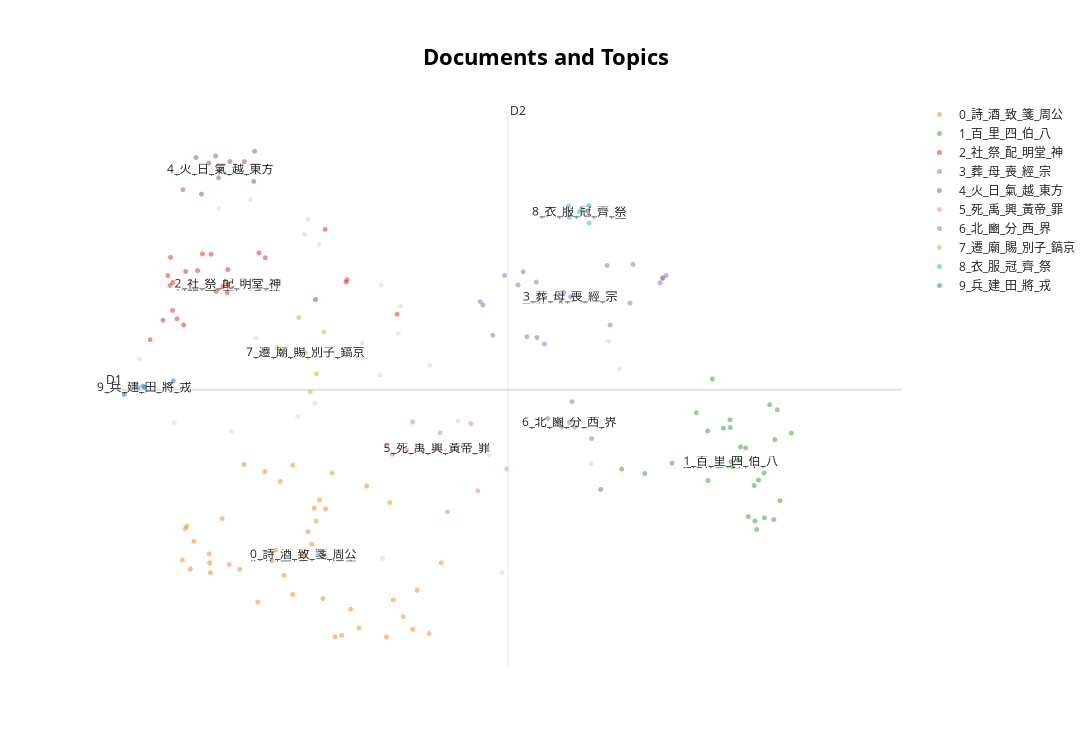

The notebook cell this image was saved under:
### Code cell
# 把模型放到cpu或gpu
model.to('cuda')  # 将模型加载到GPU
# 将模型设置为评估模式，https://blog.csdn.net/weixin_45275599/article/details/131524189
model.eval()

# 1. 词向量模型，同时加载本地训练好的词向量
embedding_model = pipeline(
  "feature-extraction",
  #model="JIHUAI/bert-ancient-chinese",device=0
  model="SIKU-BERT/sikubert",device=0
)

# 2. 创建UMAP降维模型
umap_model = UMAP(
  n_neighbors= 15,
  n_components=5,
  min_dist=0.0,
  metric='cosine',
  random_state=64
)
reduced_embeddings = umap_model.fit_transform(embeddings)


# 3. 创建HDBSCAN聚类模型
# 如果要建设离群值，可以减小下面两个参数min_cluster_size min_samples
# https://hdbscan.readthedocs.io/en/latest/faq.html
hdbscan_model = HDBSCAN(
  min_cluster_size=4,
  min_samples=4,
  metric='euclidean'
)


# 4. 创建CountVectorizer模型
stpwrd=open("data/stopwords.txt","r",encoding='utf-8').read()
stop_words= stpwrd.split("\n")
vectorizer_model =  TfidfVectorizer(token_pattern=r"(?u)\b\w+\b",max_df=0.95, min_df=2,stop_words=stop_words)

from bertopic.vectorizers import ClassTfidfTransformer
ctfidf_model = ClassTfidfTransformer(reduce_frequent_words=True)


# 5. 选择主题表示
from bertopic.representation import MaximalMarginalRelevance

main_representation = MaximalMarginalRelevance(diversity=.5, top_n_words=30)
representation_model = {"Main": main_representation}

topic_model = BERTopic(
  embedding_model=embedding_model,
  vectorizer_model=vectorizer_model,
  ctfidf_model=ctfidf_model,
  umap_model=umap_model,
  hdbscan_model=hdbscan_model,
  representation_model=representation_model,
  min_topic_size=4, 
  verbose=True,
)

# 训练模型
topic_model.fit_transform(sentences, embeddings=embeddings)

# 获取聚类结果
topic_info = topic_model.get_topic_info()

#保存聚类结果
topic_docs = topic_model.get_document_info(sentences)
topic_docs.to_csv('data/聚类结果n=10.csv')

# ⭐ UMAP可视化
reduced_embeddings = UMAP(n_neighbors=15, n_components=2, min_dist=0.0, metric='cosine',random_state=64).fit_transform(embeddings)
topic_model.visualize_documents(sentences,  reduced_embeddings=reduced_embeddings)

### Figure 1 — Plotly figure (JSON) as saved in the notebook; plotly's stock layout.template omitted (floating-point values rounded to 4 significant figures)
{"data": [{"hoverinfo": "text", "hovertext": ["鄭 三皇 至 道 ， 故 舉 南北 正 夏冬 ， 而 春秋 自 正 五帝 中道 。 故 又 命 羲和 於 春 秋 夏 祥 人事 ， 乃 合 而 一 之 。", "鄭 堂 當 為 室 也 。", "臘人 掌 凡 幹肉 ， 而 有 膴胖 何 ？ 鄭 雖 鮮 ， 亦 屬 臘人 。", "《 大司馬 》 ‘ 師 有 功 ， 則 愷 樂 獻 於 社 ’ 。 《 春官 大司樂 》 ‘ 王師 大 獻 ， 則 令 奏 愷 樂 。 ’ 注 ‘ 大 獻 ， 獻 捷 於 祖 ’ 。 不 達 異 意 。 《 司馬 》 師 大 獻 則 獻 社 。 以 軍 之 功 ， 故 獻 於 社 。 大司樂 ， 宗伯 之 屬 。 宗伯 主 於 宗廟 之 禮 ， 故 獻 於 祖 也 。", "此 箋 ‘ 帝 ， 上帝 ’ 。 又 ‘ 當 堯 之 時 ， 姜嫄 為 高辛氏 世妃 ’ ， 意 以為 非 帝嚳 之 妃 。 《 史記 》 嚳 以 姜嫄 為 妃 ， 是 生 后稷 ， 明文 皎然 。 又 毛 亦 ‘ 高辛氏 帝’ 。 苟 信 先籍 ， 未 覺 其 遍隱 ， 是以 敢 易 毛 之 義 。 即 姜嫄 誠 帝嚳 之 妃 ， 履 大人 之 跡 而 歆歆 然 ， 是 非 真 意 矣 ， 乃 有 神氣 ， 故 意 歆歆 然 。 天下 之 事 ， 以 前 驗 後 ， 其 不 合 者 ， 何 可 悉 信 ？ 是故 悉 信 亦 非 ， 不 信 亦 非 。 稷 稚 於 堯 ， 堯 見 為 天子 ， 髙辛 與 堯 並 在 天子 位 乎 ？", "《 司弓矢 》 注 凡 矢 之 制 ， 矰矢 之 屬 七 分 ， 三 在 前 ， 四 在 後 。 按 《 矢人 職 》 田矢 五 分 ， 二 在 前 ， 三 在 後 。 注 田矢 謂 矰矢 。 數 不 相 應 ， 不 知 所 裁 。 ‘ 田矢 謂 矰矢 ’ ， 此 先 定 ， 後 ‘ 此 二 矢 亦 可 以 田 ’ 。 頃 若 少 疾 。 此 疏 初 在 篋 笥 之 間 ， 屬 錄 事 得 之 ， 謹 。", "此 《 王制 》 所 論 皆 殷 制 。 故 ‘ 雖 非 別子 ， 亦 得 立 大祖 之 廟 ’ 。 若 其 周 制 ， 別子 始 爵 ， 其 後 得 立 別子 為 大祖 。 若 非 別子 之 後 ， 雖 為 大夫 ， 但 立 父 、 祖 、 曾祖 三 廟 而已 ， 隨 時 而 遷 ， 不 得 立 始 爵 者 為 大祖 。", "脯 非 食肴 。 此 燕 得 食 脯 者 ， 脯 非 食肴 ， 謂 食 不 專 用 脯 以 為 食肴 。 若 有 餘饌 兼 之 ， 則 得 有 脯 。", "孔子 稱 ‘ 吾 學 周 禮 ， 今 用 之 ， 吾 從 周 ’ 。 《 檀弓 》 今 丘 也 ， 殷 人 也 。 兩 楹 奠 殯 ， 哭 師 之 處 ， 皆 所 法 於 殷 禮 ， 未 必 由 周 ， 而 ‘ 吾 從 周 ’ 者 ， 何 也 ？ 鄭 今 用 之 者 ， 魯 與 諸侯 皆 用 周 之 禮 法 ， 非 專 自 施 於 己 。 在 宋 冠 章甫 之 冠 ， 在 魯 衣 逢掖 之 衣 ， 何 必 純 用 之 ？ ‘ 吾 從 周 ’ 者 ， 言 周 禮 法 最 備 ， 其 為 殷 、 周 事 ， 豈 一 也 ？", "雌雉 求 牡 ， 非 其 耦 ， 故 喻 宣公 與 夫人 。", "鄭 志 朝 覲 ， 四時 通 稱 ， 故 覲禮 亦 朝 。", "《 書 》 贊 ‘ 我 先師 棘下生 ’ 何 時 人 ？ 齊 田氏 時 ， 善 學 者 所 會 處 也 。 齊人 號 之 棘下生 ， 無 常人 也 。", "何 知 在 位 有 官 職 ？ 又 男子 焉 得 在 房 ？ 房 中 而 招 人 ， 豈 遠 乎 ？ 故 知 可 招 者 當 在 位 也 。 招 之 者 樂官 ， 有 祿 而 無 言 責 ， 苟 免 時 耳 。 路寢 房 中 可 用 男子 。", "注 煬公 ， 伯禽 之 子 。 季氏 禱 而 立 其 宮 也 。", "禮 ， 飧饔 大 多 非 可 素 ， 不 得 與 不 素 飧 相 配 ， 故 易 之 也 。", "畫 急疾 之 鳥隼 。", "諸侯 五 年 再 相 朝 ， 不 知 所 合 典禮 。 古 者 ， 據 時 而 道 前代 之 言 。 唐 虞 之 禮 ， 五 載 一 巡守 。 夏 、 殷 之 時 ， 天子 蓋 六 年 一 巡守 。 諸侯 間 而 朝 天子 。 其 不 朝 者 朝 ， 罷 朝 。 五 年 再 朝 ， 似 如 此 制 。 禮典 不 可 得 而 詳 。", "《 明堂位 》 注 ‘ 犧尊 ， 以 沙羽 為 畫 飾 ’ ， 前 犧 讀 如 沙 。 沙 ， 鳳皇 也 。 不 解 鳳皇 何 以 為 沙 ？ 刻畫 鳳皇 之 象 於 尊 ， 其 形 婆娑 然 。 或 有 作 獻 字 者 ， 齊 人 之 聲 誤 耳 。", "《 調人 職 》 稱 ‘父 之 讎 辟 諸 海外 ， 君 亦 然 ’ 。 注 ‘ 使 辟 於 此 ， 不 得 就 而 讎 之 ’ 。 商 以 《 春秋 》 之 義 ， 子 不 復 讎 非 子 ， 臣 不 討 賊 非 臣 。 楚勝 之 徒 ， 猶 言 ‘ 鄭人 在 此 ， 讎 不 逺 矣 ’ ， 不 可 以 見 讎 而 不 討 ， 於 是 伐 之 。 臣 感 君 恩 ， 孝子 思 其 親 ， 不 得 不 報 ， 和 之 而已 。 子夏 ‘ 居 父母 之 仇 如 之 何 ？ ’ 孔子 ‘ 寢 苫 枕 幹 ， 不 仕 ， 不 與 共 天下 。 遇 諸 市朝 ， 不 反 兵 。 ’ 天下 尚 不 反 兵 ， 海內 何 為 和 之 ， 豈 宜 不 達 二 禮 所 趣 ？ 小子 惑 ， 少 蒙 解說 。 讎 在 九夷 之 東 ， 八 蠻 之 南 ， 六 戎 之 西 ， 五 狄 之 北 ， 雖 有 至 孝 之 心 ， 能 往 討 不 乎 ？ 子 之 所 ， 偏 於 此 義 。", "楚宮 今 何 地 ？ 仲梁子 何 時 人 ？ 楚丘 在 濟 河 間 ， 疑 在 今 東郡 界 中 。 仲梁子 ， 先師 魯 人 ， 當 六國 時 ， 在 毛公 前 。", "周公 制 禮 ， 建 國 土 中 ， 《 洛誥 》 ‘ 王 入 太室 祼 ’ ， 是 也 。 《 顧命 》 成王 崩 於 鎬京 ， 承 先王 宮室 耳 。 宣王 承 亂 ， 未 必 如 周公 之 制 。", "稅法 有 常 ， 不 得 薄 。 今 魏君 不 取 於 民 ， 唯 食 桃園 而已 ， 非 徒 薄 於 十一 ， 故 刺 之 。", "時 桓公 館 敬仲 ， 若 哀公 館 孔子 之 類 。", "成王 崩 之 時 ， 在 西都 。 文王 遷 豐 ， 作 靈臺 、 辟雍 而已 ， 其餘 猶 諸侯 制度 。 故 知 此 喪禮 設 衣服 之 處 ， 寢 有 夾室 與 東 西 房 也 。 周公 攝 政 ， 致 太平 ， 制 禮 作 樂 ， 乃 立 明堂 於 王城 。", "此 箋 引 《 常武 》 ‘ 整 我 六 師 ’ ， 宣王 之 時 。 又 此 征伐 之 事 ， 不 稱 六 軍 而 稱 六 師 ， 不 達 其 意 。 師 者 ， 眾 之 通 名 ， 故 人 多 焉 。 欲 著 其 大數 ， 乃 言 軍 耳 。", null], "marker": {"color": "#CFD8DC", "opacity": 0.5, "size": 5}, "mode": "markers+text", "name": "other", "showlegend": false, "type": "scattergl", "x": [1.238, 1.273, 1.602, 0.541, 2.545, 2.822, 2.055, 1.578, 2.184, 2.367, 1.039, 2.071, 3.495, 1.941, 1.671, 1.119, 2.062, 1.237, 3.383, 2.742, 1.535, 3.56, 2.169, 1.645, 0.7588, 1.945], "y": [2.422, 0.918, 2.208, 0.692, 0.02137, -1.623, 0.5207, 2.046, 1.267, 0.625, 2.323, -1.472, 0.8863, 0.8662, 1.938, -0.09413, 1.495, 1.444, -0.44, -0.3496, 0.06771, 0.5853, 0.9693, 0.2142, 0.001972, 0.7013]}, {"hoverinfo": "text", "hovertext": ["《 禮 》 注 ‘ 《 書說 》 ’ 。 《 書說 》 ， 何 書 也 ？ 《 尚書緯 》 也 。 當 為 注 時 ， 在 文網 中 ， 嫌 引 祕書 ， 故 諸 所 牽 圖讖 ， 皆 謂 之 說 。", "《 鬯人 職 》 注 ‘ 秬 如 黑黍 ， 一 稃 二 米 ’ 。 案 《 爾雅 》 ‘ 秠 一 稃 二 米 ’ 。 未 知 二 者 同 異 。 秠 即 其 皮 ， 稃 亦 皮 。 《 爾雅 》 重 言 以 曉 人 ， 更 無 異 稱 也 。", "《 行露 》 以 正 言 也 ， 《 摽有梅 》 以 蕃育 人民 。", "鄭 國史 采 眾 詩 時 ， 明 其 好 惡 ， 令 瞽矇 歌 之 。 其 無 作 主 ， 皆 國史 主 之 ， 令 可 歌 。", "《 豳七月 》 專 詠 周公 之 德 ， 宜 在 雅 ， 今 在 風 ， 何 ？ 以 周公 專 為 一 國 ， 上 冠 先公 之 業 ， 亦 為 優 矣 ， 所 以 在 風 下 ， 次 於 雅 前 ， 在 於 雅 分 ， 周公 不 得 專 之 。", "此 箋 ‘ 中和 ， 謂 忠信 。 ’ ‘ 每懷 靡 及 ’ ， 箋 ‘ 懷和 為 每懷 ， 和 當 為 私 。 ’ 而 此 言 忠信 ， 愚 意 似 乖 也 。 非 也 。 此 周 之 忠信 也 。 已 有 五 德 ， 復 忠信 之 賢人 。", "《 禮記 》 之 ， 何 必 皆 在 《 春秋 》 之 例 。", "《 禮運 》 注 ‘ 澄 是 沈齊 ’ ， 今 此 注 ‘ 澄 酒 是 三 酒 ’ ， 何 ？ 鄭 今 解 可 去 澄 字 。 此 本 不誤 ， 轉寫 益 澄 字 耳 。", "《 行露 》 召伯 聽 訟 ， 察 民 之 意 化 耳 ， 何 訟 乎 ？ 實 訟 之 辭 也 。", "箋 ‘ 耽 ， 非 禮 之 樂 ’ 。 《 小雅 》 ‘ 和 樂 且 耽 ’ ， 何 謂 也 ？ 禮 樂 者 ， 五 聲 八 音 之 謂 也 。 《 小雅 》 亦 言 過 禮 之 盛 。 和 樂 ， 過 禮 之 言 也 。 燕 樂 嘉賓 過 厚 ， 賢 也 ， 不 以 禮 。", "案 成王 《 周官 》 ， 立 大師 、 大傅 、 大保 ， 茲 惟 三公 。 即 三公 之 號 ， 自 有 師保 之 名 。 成王 《 周官 》 是 周公 攝 政 三 年 事 ， 此 《 周禮 》 是 周公 攝 政 六 年 時 ， 則 三公 自 名 師保 ， 起 之 在 前 ， 何 也 ？ 周公 左 ， 召公 右 ， 兼 師保 ， 初時 然 矣 。", "《 籥師 》 注 《 春秋傳 》 ‘ 去 其 有 聲 者 ， 廢 其 無 聲 者 ’ ， 何 謂 ？ 廢 ， 置 也 ， 於 去 者 為 廢 ， 故 廢 。", "平王 微弱 ， 其 詩 不 能 復 雅 。 厲王 流 於 彘 ， 幽王 滅 於 戲 ， 在 雅 何 ？ 幽 、 厲 無 道 ， 酷 虐 於 民 ， 以 強 暴 至 於 流 滅 ， 豈 如 平王 微弱 ， 政 在 諸侯 ， 威令 不 加 於 百姓 乎 ？", "《 傳 》 ‘ 山川 能 說 ’ ， 何 謂 ？ 兩 讀 。 或 說 者 ， 說 其 形 勢 。 或 述 者 ， 述 其 古 事 。", "嘗 聞 一 人 作 詩 ， 何 謂 ？ 作 詩 者 ， 一 人 而已 。 其 取 義 者 ， 一 國 之 事 。 變雅 則 譏 王政 得失 ， 閔 風俗 之 衰 ， 所 憂 者 廣 ， 發 於 一 人 之 本身 。", "何 詩 近 於 比 、 賦 、 興 ？ 比 、 賦 、 興 ， 吳劄 觀 詩 已 不 歌 也 。 孔子 錄 《 詩 》 ， 已 合 風 、 雅 、 頌 中 ， 難 複 摘 別 。 篇 中 義 多 興 。", "為 《 記 》注 時 ， 就 盧君 ， 先師 亦 然 。 後 乃 得 《 毛公傳 》 ， 既 古書 ， 義 又 宜 然 。 《 記 》注 已 行 ， 不 復 改 之 。", "鄭 凡 賦 詩 者 ， 或 造 篇 ， 或 誦 古 。", "《 傳 》 所 言 者 ， 謂 庸 時 也 。 周公 、 召公 之 作 洛邑 ， 因 欲 觀 眾 殷 樂 之 與 否 。", "《 麟趾 》 義 《 關雎 》 之 化 ， 則 天下 無 犯 非 禮 。 雖 衰世 之 公子 皆 信厚 ， 其 信厚 如 《 麟趾 》 之 時 。 箋 ‘ 喻 今 公子 亦 信厚 ， 與 禮 相 應 ， 有 似 於 麟 ’ 。 惟 於 此 二 者 時 ， 《 關雎 》 之 化 致 信厚 ， 未 致 麟 。 衰世 者 ， 謂 當 文王 與 紂 之 時 。 而 周 之 盛德 ， 《 關雎 》 化 行 之 時 ， 公子 化 之 ， 皆 信厚 與 禮 合 ， 古 太平 致 麟 之 時 ， 不 能 過 也 。 鄭 文王 承 先公 之 業 ， 積 修 其 德 以 致 風化 ， 述 其 美 以 為 之 法 ， 能 行 其 本 ， 則 致 末 應 。 既 致 其 應 ， 設 以 為 法 。", "鄭 風 也 ， 小雅 也 ， 大雅 也 ， 頌 也 。 人君 行 之 則 為 興 ， 廢 之 則 為 衰 。", "傳 ‘ 白虎 黑文 ’ ， 又 《 禮記 》 ‘ 樂 官 備 ’ ， 何 謂 ？ 白虎 黑文 ， 《 周史 王會 》 備 者 ， 取 其 一 發 五 豝 ， 言 多 賢 也 。", "鄭答 《 爾雅 》 之 文 雜 ， 非 一 家 之 注 ， 不 可 盡 據 以 難 《 周禮 》 。", "事 謂 事 事 ， 一一 用 意 之 事 。 《 芣苢 》 亦 然 。 雖 說 異 ， 義 則 同 。", "疑 而 致 。 鄭 之 《 禮運 》 醴 、 醆 、 醍 、 澄 各 是 一 物 ， 皆 不 言 酒 。 故 推 其 意 ， 澄 爲 沈齊 酒 ， 爲 三 酒 。 《 坊記 》 醴 也 、 醍 也 、 澄 也 ， 皆 言 酒 。 故 因 注 ‘ 澄 酒 ， 清 酒 也 ’ ， 其 實 沈齊 也 。", "篇義 好 聽 讒 ， 當 似是而非 者 ， 故 易 之 。", "鄭 詩 本 無 文字 ， 後人 不 能 盡 得 其 次第 ， 錄者 直 錄 其 義 而已 。", "若 此 無 人 事 ， 實 興 也 ， 文義 自 解 ， 故 不 言 之 。 凡 說 不 解 者 耳 ， 眾 篇 皆 然 。", "高子 之 言 ， 非 毛公 後人 著 之 。", "箋 ‘ 德 能 正 天下 之 王 ’ ， 然 則 不 必 要 文王 也 。 德 能 平 正 天下 ， 則 稱 為 平 ， 故 以 號 文王 焉 。", "不 可 以 《 國語 》 亂 周公 所 定 法 。", "疑 而 之 ， 鄭 鵻鳥 青 ， 非 草 名 。 薍 亦 青 ， 故 其 青 者 如 鵻 。", "以 《 行露 》 箋 當 文王 與 紂 之 時 ， 謂 此 《 甘棠 》 之 詩 亦 文王 時 事 ， 故 之 《 詩 》 傳 及 《 樂記 》 武王 即 位 ， 乃 分 周公 左 、 召公 右 為 二 伯 。 文王 之 時 ， 不 審 召公 何 得 為 伯 ？ 《 甘棠 》 之 詩 ， 召伯 自 明 ， 誰 文王 與 紂 之 時 乎 ？", "豕 生 三 豵 ， 不 知 母 豕 也 ？ 豚 也 ？ 豚 也 。 過 三 以 往 ， 猶 謂 之 豵 。", "鄭 《 論語注 》 人 間 行 久 ， 義 或 宜 然 ， 故 不 復 定 ， 以 遺 後說 。", "此 公 乃 二王後 。", "《 爾雅 》 ‘ 莫貉 、 螳蜋 ， 同 類 物 也 。 ’ 今 沛 魯 以 南 謂 之 蟷蠰 ， 三河 之 域 謂 之 螳蜋 ， 燕 趙 之 際 謂 之 食厖 ， 齊 濟 以 東 謂 之 馬敫 。 然 名 其 子 則 同 螵蛸 ， 是以 注 ‘ 螳蜋 ， 螵蛸 母 也 ’ 。", "《 內則 》 餰 次 糝 ， 《 周禮 》 酏 次 糝 。 又 酏 在 六飲 中 ， 不 合 在 豆 。 且 《 內則 》 有 餰 無 酏 ， 《 周禮 》 有 酏 無 餰 ， 明 餰 、 酏 是 一 也 。", "此 箋 周仲文 以 《 左氏 》 論 之 ， 三辟 之 興 ， 皆 在 叔世 。 謂 三代 之 末 ， 即 二 叔 宜 為 夏 、 殷 末 也 。 此 注 《 左氏 》 者 亦 管 、 蔡 耳 。 又 此 序 子夏 所 為 ， 親 受 聖人 ， 足 自 明 矣 。", "於 文武 時 ， 兄弟 失 道 ， 有 不 和協 之 意 ， 故 作 詩 以 感切 之 。 至 成王 之 時 ， 二 叔 流言 作亂 ， 罪 乃 當 誅 ， 悔 將 何 及 。 未 可 定 此 篇 為 成王 時 作 。", "為 《 記 》 注 之 時 ， 依循 舊本 ， 此 文 是 也 。 後 得 《 毛詩傳 》 而 為 《 詩 》注 ， 更 從 毛本 ， 故 與 記 不 同 。", "王者 之 風 ， 王者 當 在 雅 ， 在 風 何 ？ 文王 以 諸侯 而 有 王者 之 化 ， 述 其 本 ， 宜 為 風 。", null], "marker": {"opacity": 0.5, "size": 5}, "mode": "markers+text", "name": "0_詩_酒_致_箋_周公", "text": ["", "", "", "", "", "", "", "", "", "", "", "", "", "", "", "", "", "", "", "", "", "", "", "", "", "", "", "", "", "", "", "", "", "", "", "", "", "", "", "", "", "", "0_詩_酒_致_箋_周公"], "textfont": {"size": 12}, "type": "scattergl", "x": [1.503, 2.095, 1.398, 1.6, 1.64, 2.439, 0.81, 2.2, 2.478, 2.287, 1.198, 1.869, 1.97, 1.695, 1.652, 1.624, 0.9787, 1.374, 1.504, 1.752, 1.711, 2.137, 0.8599, 1.285, 2.261, 1.171, 1.105, 1.449, 0.8826, 2.115, 0.8382, 1.77, 1.329, 1.813, 0.9869, 0.8284, 1.922, 2.364, 1.06, 1.427, 0.982, 1.673, 1.572], "y": [-1.862, -2.322, -1.381, -1.18, -0.9255, -1.518, -1.489, -2.103, -0.9651, -1.817, -0.4508, -2.021, -0.6844, -1.907, -1.065, -1.316, -1.421, -1.494, -0.4588, -0.5439, -0.9331, -1.921, -1.586, -1.945, -2.24, -1.589, -1.536, -1.654, -1.285, -0.8638, -1.122, -2.322, -0.5279, -2.306, -1.626, -1.146, -2.227, -2.286, -1.038, -0.636, -1.52, -0.8392, -1.43]}, {"hoverinfo": "text", "hovertext": ["族 百 家 ， 安 得 有 八 閭 ？ 鄭 並 之 為 聯 耳 。", "《 載師 職 》 ‘ 凡 民 無 職 事 者 ， 出 夫 家 之 征 ’ 。 《 閭師 職 》 ‘ 凡 無 職 者 出 夫布 ’ 。 夫 家 之 征 與 夫布 ， 其 異 如 何 ？ 夫 家 之 征 者 ， 田 稅 ， 如 今 租 矣 。 夫布 者 ， 如 今 算 斂 ， 在 九 賦 中 者 也 。", ": 定四年 《 左傳 》 ‘ 曹 為 伯甸 ’ 。 言 爵 為 伯 ， 畿服 在 甸 。 案 曹國 實 今 定陶 ， 去 王城 六 七百 里 。 甸服 在 二服 ， 去 王城 一千五百 里 ， 亦 復 不 合 ， 敢 其 故 。 東都 之 畿 方 六百 里 ， 半 之 三百 里 。 定陶 去 王城 八百 里 有 餘 ， 豈 六 七百 也 ？ 除 畿 內 三百 里 ， 又 侯 五百 里 ， 定陶 在 外 ， 何 謂 之 不 合 ？", "殷 爵 三 等 ， 公 、 侯 、 伯 。 《 尚書 》 有 微子 、 箕子 何 ？ 鄭 微子 、 箕子 實 是 畿 內 埰 地 之 爵 ， 非 畿 外 治 民 之 君 ， 故 子 也 。", "戰 有 頃數 ， 不 能 盡 其 多 少 。 猶 今 戰場 者 ， 不 出 其 頃 界 ， 田 者 不 出 其 防 也 。", "又 《 閭師 職 》 ‘ 凡 任 民 ， 任 農 以 耕 事 ， 貢 九穀 ’ ， 下 至 任虞 ， 凡 八 貢 ， 不 道 九 賦 ， 下 言 ‘ 凡 無 職 者 出 夫布 ’ 。 注 ‘ 獨 言 無 職 者 ， 掌 其 九 賦 ’ 。 若 此 者 ， 豈 上 八 貢 者 復 出 八 賦 ， 與 無 職 所 出 夫 布 凡 為 九 ， 將 自 布 賦 不 同 ， 重 計 八 貢 ？ 未 之 能 審 也 。 鄭 讀 《 天官 塚宰 職 》 則 審 矣 。 無 職 在 九賦 中 。 今 此 不 言 其 餘 ， 獨 言 此 者 ， 此 官 掌 斂 賦 ， 嫌 無 職 者 不 審 出 算 ， 故 言 耳 。", "《 鄭志 》 畿 內 四百 國 ， 則 周 郊 內 亦 封 諸侯 矣 。 於 周 法 十 國 ， 而 入 其 一 於 天子 。 然 則 雖 千 里 者 四 ， 其 稅 猶 少 於 周 ， 故 使 方 二千 里 入 粟米 ， 世 代 不 同 ， 故 異 法 也 。", "《 校人 職 》 天子 十有二 閑 ， 馬 六 種 ， 為 三千四百五十六 匹 。 邦國 六 閑 ， 馬 四 種 ， 為 二千五百九十二 匹 。 家 四 閑 ， 馬 二 種 ， 為 千七百二十八 匹 。 商 天子 之 卿 ， 埰 地 食 小都 ， 大夫 食 縣 ， 不 審 何 由 當 能 共 此 馬 數 。 故 《 禮記 》 家 富 不 過 百 乗 ， 謂 其 多 也 。 以 《 司馬法 》 論 之 ， 甸 方 八 里 ， 有 戎馬 四 匹 ， 長轂 一 乘 。 今 大夫 埰 地 四 甸 ， 一 甸 稅 以 給 王 ， 其 餘 三 甸 ， 才 有 馬 十 二 匹 。 今 又 就 《 校人 》 之 職 相 校 ， 甚 異 何 ？ 邦國 六 閑 四 種 ， 其 數 適 當 千二百九十六 匹 。 家 有 四 閑 ， 二 種 ， 又 當 八百六十四 匹 ， 今 子 以 何 術 計 之 乎 ？ 此 馬 皆 君 之 所 制 ， 非 謂 民 賦 。 畿 內 百 里 之 國 居 四 都 ， 五十 里 之 國 居 四 縣 ， 二十五 里 之 國 居 四 甸 ， 而 引 天子 卿 食 小都 ， 大夫 食 縣 ， 欲 何 以 難 ？ 又 《 司馬法 》 甸 有 戎馬 四 匹 ， 長轂 一 乘 ， 此 謂 民 出 軍賦 ， 無 與 於 天子 國 馬 之 故 。 事 條 未 理 ， 而 多 紛紜 。", "《 族師 職 》 ‘ 四 閭 為 族 ， 八 閭 為 聯 ， 使 之 相保 相受 ， 刑罰 慶賞 相及 ’ 。 在 《 康誥 》 ‘ 父 不 慈 ， 子 不 孝 ， 兄 不 友 ， 弟 不 恭 ， 不 相及 也 ’ 。 族師 之 職 ， 鄰 比 相坐 。 《 康誥 》 之 ， 門 內 尚 寬 。 不 知 《 書 》 、 《 禮 》 是 錯 ， 未 達 旨 趣 。 族師 之 職 ， 周公 新 制 禮 ， 使 民 相 共勅 之 法 。 《 康誥 》 之 時 ， 周 法 未 定 天下 ， 又 新 誅 三監 ， 務 在 尚 寬 ， 以 安 天下 。 先後 異 時 ， 各 有 為 ， 乃 謂 是 錯 也 。", "《 㮚氏 》 為 量 ， 概 而 不 稅 。 《 廛人 職 》 有 稅 ， 何 ？ 官 量 不 稅 。", "天子 之 卿 ， 其 地 見 賜 乃 有 ， 何 由 諸侯 之 臣 正 有 此 地 ？ 《 鄭志 》 以為 邑 方 二 里 ， 與 百 乘 別 。 又 以 諸侯 臣 賜 地 無 常 ， 得 地 者 卿 百 乘 ， 下大夫 同 十 里 之 成 。", "《 載師 職 》 ‘ 凡 宅 不 毛 乃 罰 以 一 裏 布 ， 田 不 耕 者 罰 屋 粟 ’ 。 商 以 田 不 耕 ， 其 罪 莫 重 ； 宅 不 毛 ， 其 罰 當 輕 。 宅 不 毛 乃 罰 以 二十五 家 之 布 ， 田 不 耕 則 罰 之 三 夫 之 稅 粟 。 未 達 罰 之 為 之 旨 ， 輕 重 之 差 。 鄭 此 法 各 當 罰 其 事 於 當 其 有 故 ， 何 以 假 他 輕 重 乎 ？", "九州 而 八伯 者 何 ？ 畿 內 之 州 不 置 伯 ， 有 鄉遂 之 吏 主 之 。", "天子 巡守 禮 ， 制 丈 八 尺 ， 純 四 咫 何 ？ 巡守 禮 制 丈 八 尺 ， 咫 八 寸 ， 四 咫 三 尺 二 寸 。 又 大 廣 ， 四 當 為 三 ， 三八二十四 ， 二 尺 四 寸 ， 幅 廣 也 。 古 三 四 積畫 ， 是以 三 誤 為 四 也 。 咫 長 八 寸 ， 四八三十二 ， 幅 廣 三 尺 二 寸 ， 大 廣 非 其 度 。 古 積畫 誤 為 四 ， 當 為 三 ， 三 咫 則 二 尺 四 寸 矣 。 咫 長 八 寸 ， 四八三十二 ， 幅 廣 三 尺 二 寸 ， 大 廣 非 其 度 。 古 積畫 誤 為 四 ， 當 為 三 ， 三 咫 則 二 尺 四 寸 矣 。", "《 大行人 職 》 ‘ 凡 大國 之 孤 執 皮帛 ， 所 尊 眾 多 ’ 。 下 ‘ 其 他 視 小國 之 君 ， 以 五 為 節 ’ 。 今 此 亦 五 。 下 ‘ 諸侯 之 卿 ， 各 下 其 君 二 等 以 下 ’ 。 注 ‘ 公 使 卿 亦 七 ， 侯伯 亦 五 ， 子 男 三 ’ 。 不 審 大國 孤 五 而 卿 七 何 ？ 卿 奉 君 命 ， 七 介 。 孤 尊 ， 更 自 特 見 ， 故 五 介 。 此 有 《 聘禮 》 可 參 之 ， 未 之 思 耶 ？ 反 怪 此 更 張 擯介 。 又 繼 小國 之 君 ， 非 私 覿 也 。", "注 ‘ 十八分之十三 率 之 ’ ， 何 謂 ？ 鄭 六 鄉 之 民 ， 上 地 不 易 ， 家 百 畝 。 一 易 ， 家 二百 畝 ； 再 易 ， 家 三百 畝 ； 相 通 三 夫 六百 畝 。 六 遂 之 民 ， 上 地 家 百 畝 ， 萊 五十 畝 ； 中 地 家 百 畝 ， 萊 百 畝 ； 下 地 家 百 畝 ， 萊 二百 畝 ； 相 通 三 夫 而 六百五十 畝 。 以 三 分 去 一 之 法 ， 當 餘 十二 。 遂 地 以 有 五十 畝 萊 ， 於 三 分 去 一 ， 乃 得 十三 。", "又 《 大行人 職 》 孤 出 入 三 積 。 此 即 與 小國 同 ， 宜 應 視 小國 之 君 。 何 須 特 三 積 ， 與 例 似 錯 ？ 三 積 者 ， 卿 亦 然 ， 非 獨 孤 也 。 故 不 在 視 小國 之 中 ， 與 例 似 錯 ， 何 所 據 也 ？", "疑 而 不 解 ， 以 於 鄭 。 鄭 之 設 今 有 五 十 里 之 國 於 此 ， 無 功 可 進 ， 無 過 可 退 ， 亦 就 益 其 地 為 百 里 之 國 。 爵 尊 而 國 小 者 ， 若 虞 虢 之 君 ， 爵 為 公 ， 地 方 百 里 。 爵 卑 而 國 大 者 ， 侯 四 百 里 ， 伯 三 百 里 ， 子 、 男 二 百 里 ， 皆 大 於 虞 、 虢 。", "五 侯 九 伯 ， 選 州 中 諸侯 以 為 牧 ， 以 二 伯 為 之 佐 ， 此 正法 也 。 若 一 州 之 中 無 賢侯 ， 選 伯 之 賢者 以 為 牧 。", "《 鄭志 》 說 貢篚 之 義 凡 所 貢篚 之 物 ， 皆 以 稅 物 市 之 ， 隨 時 物 價 ， 以 當 邦賦 。", "稍 、 縣 、 都 、 鄙 ， 地 有 公邑 之 民 ， 口 率 出 泉 於 王 也 。 邦 、 國 、 都 無 口 率 之 賦 ， 唯 有 軍賦 ， 革車 、 匹馬 、 士徒 而已 。", "受 《 春秋 》 異讀 。 鄭 五 侯 ， 侯 為 州牧 也 。 九 伯 ， 伯 為 州伯 也 。 一 州 一 牧 ， 二 伯 佐 之 ， 太公 為 王官 之 伯 ， 二 人 共 分 陝 而 治 。 自 陝 以 東 ， 當 四 侯 半 ， 一 侯 不 可 分 ， 故 言 五 侯 。 九 伯 則 九 人 ， 若 主 五 等 ， 諸侯 九州 之 伯 ， 是 天子 何 異 乎 ？ 何 夾輔 之 有 也 ？", "《 職方氏 》 ‘ 掌 四 夷 、 八 蠻 、 七 閩 、 九 貉 、 五 戎 、 六 狄 之 數 ’ ， 注 周 之 所 畿服 國 數 。 《 禮記 明堂位 》 ‘ 周公 六 年 制 禮 作 樂 ， 朝 諸侯 於 明堂 ， 有 朝位 畿服 事 之 國 數 ， 夷 九 、 蠻 八 、 戎 六 、 狄 五 。 ’ 禮 之 事 異 ， 未 達 其 數 。 《 職方氏 》 四 夷 ， 四方 夷狄 也 。 九貉 即 九夷 ， 在 東方 。 八 蠻 在 南方 ， 閩 其 別 也 。 戎狄 之 數 ， 或 五 或 六 ， 兩 文 異 。 《 爾雅 》 雖 有 其 數 耳 ， 皆 無 別國 之 名 ， 校 不 甚 明 ， 故 不 定 。", "實 當 用 伯 ， 而 侯 德 適 任 之 ， 何 嫌 不 可 命 人 位 以 德 ， 古 亦 然 也 。", "疑 而 鄭 按 《 左傳 》 ‘ 禹 會 諸侯 於 塗山 ， 執 玉帛 者 萬 國 ’ ， 《 外傳 》 ‘ 禹 朝 群臣 於 會稽 ， 防風氏 後 至 ’ ， 不 與 注 相 應 何 ？ 鄭 欲 明 諸侯 守土 之 祀 ， 故 兼用 外傳 、 內傳 語 。 不 達 鄭 旨 而 鄭 以 《 王制 》 論 之 ， 畿 內 之 國 有 百 里 、 有 七十 里 、 有 五十 里 。 今 率 以 下 等 計 之 ， 又 有 王城 、 關遂 、 郊郭 、 卿大夫 之 埰地 ， 數 不 在 中 。 今 就 四百 ， 似 頗 不 合 。 鄭 三代 異 物 ， 《 王制 》 之 法 ， 唐 虞 或 不 盡 然 。 堯 、 舜 之 德 ， 守 在 四 疆 ， 鄉遂 有 無 ， 無 以 言 也 。 公卿 大夫 有 田祿 者 ， 其 四百 國 ， 非 埰地 為 何 ？ 王城 之 大 ， 郊關 之 處 幾何 ？ 而 子 責 急 也 ？", "諸侯 入 為 卿大夫 ， 與 在 朝 仕 者 異 ， 各 依 本國 ， 如 其 命 數 。", "此 鄭伯 男 者 ， 非 男 畿 ， 乃 謂 子 男 也 。 先 鄭 之 於 王城 ， 為 在 畿 內 之 諸侯 ， 雖 爵 為 侯 伯 ， 周 之 舊俗 皆 食 子 男 之 地 ， 故 ‘ 鄭伯 ， 男 也 ’ 。", "楚 交 中國 而 近 南夷 ， 末世 夷 行 ， 故 謂 之 夷 也 。", null], "marker": {"opacity": 0.5, "size": 5}, "mode": "markers+text", "name": "1_百_里_四_伯_八", "text": ["", "", "", "", "", "", "", "", "", "", "", "", "", "", "", "", "", "", "", "", "", "", "", "", "", "", "", "", "1_百_里_四_伯_八"], "textfont": {"size": 12}, "type": "scattergl", "x": [4.146, 4.532, 4.308, 4.117, 4.118, 4.414, 4.471, 4.437, 3.443, 4.425, 4.539, 4.372, 4.257, 4.271, 4.507, 4.409, 4.554, 4.323, 4.259, 4.473, 4.571, 4.215, 3.721, 4.045, 3.892, 4.643, 4.356, 3.575, 4.264], "y": [0.4762, -1.049, -0.4059, -0.0873, -0.6253, -1.064, -0.5439, -0.621, -0.7227, -1.157, -0.1813, -1.017, 0.03247, -0.4752, 0.1978, -0.6789, 0.1427, -0.2616, -0.05159, -1.031, -0.845, -0.05748, -0.5493, 0.1094, -0.4365, -0.1119, -0.2723, -0.502, -0.421]}, {"hoverinfo": "text", "hovertext": ["正月 上辛 ， 祀 后稷 於 南郊 ， 還 於 明堂 ， 以 文王 配 。", "《 膳夫 》 ‘ 王 日 一 舉 ， 鼎 十有二 ， 物 皆 有 俎 ’ ， 有 三 牲 備 。 商 按 《 玉藻 》 天子 之 食 ， 日 少 牢 ， 朔月 太牢 ， 禮數 不 同 ， 請 其 說 。 鄭 《 禮記 》 ， 後 人 所 集 ， 據 時 而 言 。 或 諸侯 同 天子 ， 或 天子 與 諸侯 等 ， 所 施 不 同 ， 故 難 據 。 《 王制 》 之 法 ， 與 周 異 者 多 ， 當 以 經 為 正 。", "鄭 以 祖 為 祖道 之 祭 ， 應 先 為 祖道 ， 然後 配合 。 今 乃 先 為 配合 ， 而後 乃 為 祖道 之 祭 。", "《 春秋 》 昭二十九年 《 左傳 》 ‘ 顓頊氏 之 子 犂 ， 為 祝融 。 共工氏 有 子 句龍 ， 為 后土 ’ 。 其 二 祀 五 官 之 神 及 四 郊 合 為 黎 ， 食 后土 。 《 祭法 》 ‘ 共工氏 霸 九州 也 ， 其 子 后土 ， 能 平 九州 ， 故 祀 以 為 社’ 。 社 即 句龍 。 今 五 官 之 神 ， 在 四 郊 也 。 二 祀 合 為 犂 ， 食 火 、 土 者 何 ？ 犂 為 祝融 ， 句龍 為 后土 。 《 左氏 》 下 言 后土 為 社 ， 謂 暫 作 后土 ， 無 有 代 者 。 故 先師 之 說 ， 犂 兼 之 ， 因 火 土 俱 位 南方 。", "（ 非 禮 相 陵 ， 主 不 迎 客 ， 則 有 狗 吠 。 此 女 願 其 禮 來 ， 不 用 驚 狗 故 《 鄭志 》 ） 正 行 昏禮 ， 不 得 有 狗 吠 。", "《 禮志 》 男女 夜 行 以 燭 ， 謂 在 宮 中 也 。 晨 行 宵 行 者 ， 惟 罪人 ， 與 奔 父母 之 喪 。 若 天子 祭 天 之 時 ， 則 通 夜 而 行 。 故 《 禮記 》 泛 埽 反 道 ， 鄉 爲 田燭 。", "以 血 祭 祭 五嶽 ， 以 埋 沈 祭 山川 ， 不 審 五嶽 亦 當 埋 否 ？ 五嶽 尊 ， 祭 之 從 血 腥 始 ， 何 嫌 不 埋 ？", "此 謂 殷 禮 。 若 周 禮 ， 則 奔 喪 師 哭 諸 廟門 外 。 （ 故 鄭 之 亦 以 為 然 ）", "《 月令 》 命 民 社 ， 謂 秦 社 也 。 自 秦 以 下 ， 民 始 得 立 社 也 。", "衛 ， 殷 之 畿 內 。 君子 行 禮 ， 不 求 變 俗 。 祭祀 之 禮 ， 居 喪 之 服 ， 哭 泣 之 位 ， 皆 如 其 國 之 法 。 故 衛 稱 殷 禮 。", "《 大畜 》 ‘ 六四 ， 童牛 之 梏 ， 元吉 ’ 。 注 ‘ 巽 為 木 ， 互體 震 。 震 為 牛 之 足 ， 足 在 艮 體 之 中 ， 艮 為 手 ， 持 木 以 就 足 ， 是 施 梏 ’ 。 又 《 蒙 》 ‘ 初六 ’ 注 ‘ 木 在 足 桎 ， 在 手 梏 ’ 。 今 《 大畜 》 ‘ 六四 ’ 施 梏 於 足 ， 不 審 桎 梏 、 手 足 定 有 別 否 ？ 牛 無 手 ， 故 以 足 言 之 。", "祭 天地 宗廟 亦 執 之 。", "未 葬 ， 以 脯醢 奠 於 殯 。 又 於 下室 設 黍稷 ， 饋 。 下室 ， 內 寢 也 。 至 朔月 月 半 而 殷 奠 。 殷 奠 有 黍稷 ， 而 下室 不 設 也 。 旣 虞 祭 ， 遂 用 祭 禮 ， 下室 遂 無 事 也 。", "春 其 帝 太皞 ， 其 神 句芒 。 祭 蒼帝 靈威仰 ， 太皞 食 焉 ， 句芒 祭 之 於 庭 。 祭 五帝 於 明堂 ， 五德 之 帝 亦 食 焉 ， 又 以 文武 配 之 。 《 祭法 》 祖 文王 而 宗 武王 ， 此 謂 合 祭 於 明堂 。 漢 以 正禮 散亡 ， 《 禮 》 戴文 殘缺 ， 不 審 周 以 何 月 也 ？ 於 《 月令 》 ， 以 季秋 。", "說者 謂 天子 廟 制 如 明堂 ， 是 為 明堂 即 文廟 邪 ？ 鄭 明堂 主 祭 上帝 ， 以 文王 配 耳 。 猶 如 郊 天 以 後稷 配 也 。", "《 鄭志 》 以 祖 為 祭 道神 。", "天地 郊社 ， 至 尊 ， 不 可 廢 ， 故 越 紼 祭 之 ， 六宗 山川 之 神 則 否 。 五 祀 ， 宮 中 之 神 ， 喪 時 朝夕 出入 所 祭 ， 不 為 越 紼 也 。", "一 雞彝 盛 明水 ， 鳥彝 盛 鬱鬯 ， 是以 各 二 尊 罍 。 尊 不 言 數 者 ， 禘祫 與 時祭 、 追享 、 朝享 等 ， 皆 同 用 三 酒 ， 不 別 數 可 知 也 。", "自 啟 至 反 哭 ， 五 祀 之 祭 不 行 。 注 ‘ 郊社 亦 然 ’ ， 按 《 王制 》 ‘ 唯 天地 社稷 為 越 紼 而 行 事 ’ 何 ？ 鄭 越 紼 行 事 ， 喪 無 事 時 ， 天地 郊社 有 常 日 。 自 啟 及 至 反 哭 ， 自 當 辟 之 。", "四時 迎 氣 於 四郊 ， 祭 帝 。 還 於 明堂 ， 亦 如 之 。 因 祭 一 帝 ， 則 以 文王 配 ， 明 一 賓 不 容 兩 主 也 。 享 五帝 於 明堂 ， 則 泛 配 文武 。", "《 郊特牲 》 ‘ 社 祭 土 而 主 陰氣 ’ 。 《 大宗伯 職 》 ‘ 王 大 封 ， 則 先 告 后土 ’ 。 注 ‘ 后土 ， 土神 也 ’ 。 若 此 之 義 ， 后土 則 社 ， 社 則 后土 ， 二 者 未 知 何 。 敢 后土 祭 誰 ， 社 祭 誰 乎 ？ 句龍 本 后土 ， 後 遷 之 為 社 。 大 封 先 告 后土 。 元 注 ‘ 后土 ， 土神 ’ ， 不 ‘ 后土 ， 社 也 ’ 。", "《 周禮 》 ‘ 大 封 ， 先 告 后土 ’ 。 注 ‘ 后土 ， 社 也 ’ 。 前 ‘ 當 言 后土 ， 土 神 ， 言 社 ， 非 也 ’ 。 《 檀弓 》 ‘ 國 亡 大 縣邑 ’ ， 或 ‘ 君 舉 而 哭 於 后土 ’ 。 注 ‘ 后土 ， 社 也 ’ 。 《 月令 》 ‘ 仲春 命 民 社 ’ 。 注 ‘ 社 ， 后土 ’ 。 《 中庸 》 ‘ 郊社 之 禮 ， 所 以 事 上帝 也 ’ 。 注 ‘ 社 ， 祭 地神 ， 不 言 后土 ， 省 文 ’ 。 此 三 者 ， 皆 當 定 之 否 ？ 后土 ， 土官 之 名 也 ， 死 以 為 社 。 社 而 祭 之 ， 故 ‘ 后土 ， 社 ’ 。 句龍 為 后土 ， 後 轉 為 社 ， 故 世人 謂 社 為 后土 ， 無 可 怪 也 。 欲 定 者 定 之 ， 亦 可 不 須 。", "‘ 祭祀 不 祈 ’ 。 商 按 《 周禮 》 設 六 祈 之 科 ， 禱 禳 而 祭 ， 無 不 祈 ， 故 敢 《 禮記 》 者 何 義 也 ？ 祭祀 常禮 ， 以 序 孝敬 之 心 ， 當 專 一 其 志 而已 。 禱祈 ， 有 為 言 之 。 主 於 求 福 ， 豈 禮 之 常 也 ？", "案 《 祭法 》 ‘ 殷人 禘 嚳 而 郊 冥 ’ ， 又 《 喪服小記 》 及 《 大傳 》 皆 ‘ 王者 禘 其 祖 之 所 自 出 ， 以 其 祖 配 之 ’ 。 注 皆 以為 祭 天皇大帝 ， 以 嚳 配 之 。 然則 此 詩 之 禘 ， 亦 宜 以 為 圜丘 之 祭 ， 不 審 郊 何 ？ 郊 祀 后稷 以 配 天 ， 則 以 祖 配 ， 其 祖 從 出 之 明文 也 。 注 皆 以為 祭 天皇 大帝 ， 詩 之 大禘 ， 宜 為 圓丘 之 祭 ， 探 意 大 過 ， 得 無 誣 乎 ？ 禘 者 ， 祭 名 ， 天人 共 。", null], "marker": {"opacity": 0.5, "size": 5}, "mode": "markers+text", "name": "2_社_祭_配_明堂_神", "text": ["", "", "", "", "", "", "", "", "", "", "", "", "", "", "", "", "", "", "", "", "", "", "", "", "2_社_祭_配_明堂_神"], "textfont": {"size": 12}, "type": "scattergl", "x": [0.7352, 1.709, 0.7498, 0.7758, 1.84, 1.846, 0.8307, 1.648, 0.8179, 2.162, 0.6075, 0.7182, 1.332, 1.292, 1.092, 0.7327, 0.9054, 0.9362, 1.022, 0.9907, 0.7484, 0.6877, 1.096, 1.065, 1.098], "y": [1.796, 2.1, 1.524, 1.129, 1.527, 1.553, 1.642, 1.338, 1.061, 1.18, 0.9017, 1.598, 1.792, 1.843, 1.414, 1.491, 1.652, 1.833, 1.426, 1.829, 1.219, 1.113, 1.664, 1.481, 1.504]}, {"hoverinfo": "text", "hovertext": ["繼母 而 為 父 所 出 ， 不 服 也 。", "主 喪 者 不 除 。 且 以 今 言 之 ， 人 去 邦族 ， 假 葬 異 國 ， 禮 不 大 備 ， 要 亦 有 反 舊 土 之 意 ， 三年 闋 矣 ， 可 得 除 否 ？ 明 為 改 葬 緦 之 例 乎 ？ 為 久 不 葬 也 ？ 葬 者 ， 送 亡 之 終 。 假 葬 法 ， 後 代 巧 偽 ， 反 可 以 難 禮 乎 ？", "僖十五年 秦 晉 相 戰 ， 晉 卜 右 ， 慶鄭 吉 。 襄二十四年 ， 晉 致 楚師 ， 求 禦 於 鄭 。 鄭人 卜 宛 射 犬 ， 吉 。 皆 用 卜 ， 今 此 用 筮 何 ？ 天子 具 官 有 常人 ， 非 一 人 ， 故 筮 可 使 者 。 諸侯 患 官 無 常人 ， 故 臨 時 卜 之 也 。 且 此 筮 ， 是 國 之 大 事 ， 先 筮 而 後 卜 。 《 曲禮 》 注 引 《 春秋 》 獻公 卜 娶 驪姬 不 吉 ， 公 ‘ 筮 之 。 ’ 請 明 所 據 ， 又 《 尚書 》 龜 從 。", "慈母 嫁 ， 亦 當 為 服 如 繼母 不 ？ 慈母 賤 ， 何 得 如 繼母 耶 ？", "己 為 諸侯 ， 父 有 廢 疾 ， 不 任 國政 ， 不 任 喪 事 ， 而 為 其 祖 服 ， 制度 之 宜 ， 年 月 之 斷 何 ？ 父 卒 為 祖 後 者 三年 斬 ， 何 疑 ？ 又 父 卒 為 祖 後 者 三 年 ， 已 聞 命 矣 。 所 者 ， 父 在 為 祖 如 何 ？ 欲 言 三年 則 父 在 ， 欲 言 期 ， 復 無 主 斬 杖 之 宜 。 主 喪 之 制 ， 未 知 所 定 。 天子 諸侯 之 喪 ， 皆 斬衰 ， 無 期 。", "行 而 遇 之 ， 謂 凡 民 也 。 雖 以 民 為 主 ， 亦 兼 微小臣 ， 君 不 豫 知 其 喪 。", "周 朝 而 遂 葬 ， 則 是 殯 於 宮 ， 葬 乃 朝 廟 。 按 《 春秋 》 ‘ 晉文公 卒 ， 殯 於 曲沃 ’ ， 是 為 去 絳 就 祖 殯 ， 與 《 禮記 》 義 異 ， 未 通 其 說 。 葬 乃 朝 廟 ， 當 周 之 正 禮 也 。 其 末世 諸侯 國 ， 何 能 同 也 。 傳 合 不 合 ， 當 解 傳 耳 ， 不 得 難 經 。", "經 ‘ 閏月 不 告 朔 ， 猶 朝 於 廟 ’ 。 《 穀梁傳 》 閏月 ， 附 月 之 餘 日 ， 喪事 不 數 。 又 哀五年 ‘ 閏月 ， 葬 齊景公 ’ ， 《 公羊傳 》 閏月 不 書 ， 此 何 以 書 ？ 喪 以 閏 數 ， 喪 數 略 也 。 此 二 傳 義 反 ， 於 禮 斷 之 何 就 ？ 居 喪 之 禮 ， 以 月 數 者 ， 數 閏 ； 以 年 數 者 ， 雖 有 閏 ， 無 與 於 數 也 。", "須 ， 才智 之 稱 ， 故 屈原 之 姊 以 為 名 。", "婦人 有 歸 宗 ， 謂 自 其 家 之 為 宗 者 。 鄭 自 其 家 之 宗 ， 言 宗 及 小宗 ， 故 知 是 大夫 士 也 。 諸侯 夫人 父母 卒 ， 無 歸寧 之 理 ， 故 知 諸侯 夫人 為 兄弟 、 為 諸侯 者 ， 但 大功 耳 ， 不 得 服 期 。", "祥 ， 謂 大祥 ， 二十五月 。 是 月 ， 禫 謂 二十七月 ， 非 謂 上祥 之 月 也 。 既 禫 ， 徙 月 而 樂 作 ， 禮 之 正 也 。 孔子 五日 彈 琴 自省 ， 樂 哀 未 忘 耳 。 逾月 可以 歌 ， 皆 自 身 逾月 所 為 也 。", "此 序 ‘ 齊女 賢 ’ ， 經 ‘ 德音 不 忘 ’ 。 文姜 內 淫 ， 適 人 殺 夫 ， 幾 亡 魯國 。 故 齊 有 雄狐 之 刺 ， 魯 有 敝笱 之 賦 ， 何 德音 之 有 乎 ？ 當 時 佳 耳 ， 後 乃 有 過 。 或 者 早 嫁 ， 不 至 於 此 。 作者 據 時 而 言 ， 故 序 達 經意 。", "鄭 以 僖八年 正月 ， 公 會 王人 於 洮 。 六月 應 禘 ， 以 在 會 未 還 ， 故 至 七月 乃 禘 。 君子 原 情 免 之 ， 禮 不 合 譏 ， 而 書 之 者 ， 為 致 夫人 ， 故 書 ‘ 七月 禘 ’ 也 。", "此 箋 不 知 何 以 易 傳 。 又 諸妾 抱 帳 ， 進 禦 於 君 ， 有 常寢 ， 何 其 碎 ？ 今 人 名 帳 為 裯 ， 雖 古 無 名 被 為 裯 。 諸妾 何 必 人 抱 一 帳 ？ 施 者 因 之 ， 如 今 漢 抱帳 也 。", "狄人 入 衛 ， 其 時 明然 。 戴公 廬 漕 及 城 楚丘 二 者 ， 是 還 復 其 國 也 。 許夫人 傷 宗國 之 滅 ， 又 閔 其 民 欲 歸 ， 行 其 野 、 視 其 麥 ， 是 時 之 憂 思 ， 乃 引 日月 而 不 得 歸 ， 責 以 冬夏 與 誰 ？ 因 誰 極 未 通 於 許夫人 之 意 ？", "玄 若 武王 未 終 ， 疾 固 當 瘳 。 信 命 之 終 ， 雖 請 不 得 。 自 古 以來 ， 何 患 不 為 ？ 君父 疾病 方 困 ， 忠臣 孝子 不 忍 黙爾 視 其 歔欷 ， 歸 其 命 於 天 。 中心 惻然 ， 欲 為 之 請 命 。 周公 達 於 此 禮 ， 著 在 《 尚書 》 。 若 君父 之 疾 ， 不 為 請 命 ， 豈 忠 孝 之 志 也 ？", "按 許氏 《 異義 》 駁 以 為 妾子 為 其 母 ， 依 喪服 ； 庶子 為 後 ， 為 其 母 緦麻 三 月 。 按 《 禘祫 》 注 稱 春秋 魯 昭公十一年 夏 ， 夫人 歸氏 薨 ， 昭公十三年 五月 大 祥 ， 七月 而 禫 ， 是 得 為 妾 母 三年 ， 經 無 譏文 ， 得 合 下 禘祫 之 數 。 若 不 三年 ， 則 禘祫 事 錯 。 鄭 《 春秋經 》 所 譏 所 善 ， 皆 於 禮 難 明 者 也 。 其 事 著 明 ， 但 如 事 書 之 ， 當 按 禮 以 正 之 。 今 以 不 譏 為 是 ， 亦 寧 有 善 之 文 歟 ？", "舊儒 世本 皆 以 孔子 後 數 世 皆 一 子 。 禮 ， 嫡子 為 父 後 ， 為 嫁 母 無 服 。 《 檀弓 》 說 子思 從 於 嫁 母 服 ， 何 ？ 子思 哭 嫂 為 位 ， 必 非 嫡子 。 或 者 兄 若 早 死 ， 無 繼 ， 故 數 世 皆 一 子 。", "禮 ， 母 亡 則 服 其 黨 ， 不 服 繼母 黨 ， 以 外氏 不 可 二 也 。 若 母 黨 先 滅亡 ， 無 親 ， 己 所 未 服 ， 服 繼母 黨 否 ？ 此 所 權 也 ， 非 禮 之 正 。 假令 母 在 ， 本 自 都 無 親 ， 黨 何 所 服 耶 ？ 權 者 由 心 。", null], "marker": {"opacity": 0.5, "size": 5}, "mode": "markers+text", "name": "3_葬_母_喪_經_宗", "text": ["", "", "", "", "", "", "", "", "", "", "", "", "", "", "", "", "", "", "", "3_葬_母_喪_經_宗"], "textfont": {"size": 12}, "type": "scattergl", "x": [3.834, 3.211, 2.685, 3.856, 3.484, 2.978, 2.702, 2.955, 3.628, 3.817, 3.038, 2.764, 2.837, 3.502, 3.042, 3.089, 2.923, 3.647, 3.833, 3.254], "y": [1.576, 1.415, 1.315, 1.599, 1.708, 0.935, 1.28, 1.638, 1.299, 1.519, 1.527, 0.9508, 1.598, 1.06, 0.9259, 0.8555, 1.496, 1.719, 1.566, 1.367]}, {"hoverinfo": "text", "hovertext": ["鄭沖 五祀 雖 出 天地 之 間 ， 陰陽 之 氣 ， 實 非 四時 五行 陰陽 之 正 者 也 。 《 月令 》 春 祀 戶 祭 先 脾 ， 秋 祀 門 祭 先 肝 ， 此 順 氣 所 宜 ， 藏 所 值 耳 。 又 司命 ， 則 司命 星 下 ， 食 人 間 司 ， 譴 過 小神 矣 。", "鄭 西陸 朝覿 ， 謂 四月 立夏 之 時 ， 《 周禮 》 ‘ 夏 班冰 ’ 是 也 。 以為 四月 之 時 ， 日 在 昴畢 之 星 ， 朝 見 東方 。 於 時 出冰 以 頒賜 百 官 ， 若 其 初 出 薦 廟 ， 時 在 二月 。", "鄭 晚寒 亦 晚溫 。", "《 月令 》 季夏 火星 中 ， 前 受 東方 之 禮 ， 盡 以 為 火星 季夏 中 心星 也 ， 不 知 夏至 中 星 名 。 日 永 星 火 ， 此 謂 大火 也 。 大火 次 名 東方 之 次 ， 有 壽星 、 大火 、 析木 。 三 者 ， 大火 為 中 。 故 《 尚書 》 ， 舉 中 以 言 焉 。 又 每 三十度 有 奇 ， 非 特 一 宿 者 也 。 季夏 中 火 ， 猶 謂 指 心星 火 也 。 鄭 星火 非 謂 心星 也 ， 卯 之 三十 度 總 為 大火 。 弟子 日 永 星 火 ， 只 是 大火 之 次 ， 二十 度 有 其 中 者 。 非 謂 心 之 火星 也 ， 實 正 中 也 。", "於 禮 少 六月 。", "藏 之 既 晚 ， 出 之 又 早 何 ？ 夏 十二月 取冰 ， 二月 開冰 ， 四月 班冰 ， 是 其 常 也 。 藏 之 既 晚 ， 出 之 又 早 。 晚 者 ， 建寅 乃 藏 ， 與 此 《 周禮 》 十二月 藏冰 較 遲 一 月 故 。 出 之 早 者 ， 四月 ， 夏 之 二月 出冰 ， 與 《 周禮》 同 。 今 豳 土 寒 ， 故 納冰 可 用 夏 正月 也 。 夏 二月 仲春 ， 大簇 用 事 ， 陽氣 出 地 ， 始 溫 ， 故 禮 應 開冰 ， 先 薦 寢廟 。", "《 占夢 》 注 ‘ 《 春秋 》 昭三十一年 ， 十二月 辛亥 朔 ， 日 有 食 之 。 是 夜 也 ， 趙簡子 夢 童子 倮 而 轉 以 歌 ， 旦 而 日 食 ， 占 諸 史墨 ， 對 六年 及 此 月 也 ， 吳 其 入 郢 乎 ？ 終 亦 弗 克 。 入 郢 必 以 庚辰 ， 日月 在 辰尾 ， 庚午 之 日 ， 日 始 有 謫 ， 火 勝 金 ， 故 弗 克 。 此 以 日月 星辰 占 夢 者 。 ’ 不 知 何 術 占 之 ？ 前 不 了 。 日月 在 辰尾 ， 夏 之 九月 ， 辰 在 房 ， 未 有 尾星 ， 建戌 厭 寅 ， 寅 與 申 對 ， 辰 與 戌 對 ， 申 近 庚 ， 辰 與 戌 對 ， 故 知 庚辰 。 辰 下 為 主人 ， 故 午 為 主人 。 金 侵 火 ， 故 不 勝 。 雖 不 勝 即 復 ， 故 弗 克 。 日 有 氣 ， 時 九月 節 者 ， 以 庚午 在 甲子 篇 ， 辛亥 在 甲辰 篇 也 。 中 有 甲戌 、 甲申 、 甲午 ， 成 一月 也 。 從 庚午 以 下 四日 ， 從 甲辰 至 辛亥 八日 ， 並 之 十二日 ， 通 同 四十二日 。 何 知 有 此 厭 對 之 義 乎 ？ 案 《 堪輿 》 黃帝 天老 事 四月 ， 陽 建 於 已 ， 破 於 亥 。 陰 建 於 未 ， 破 於 癸 。 是 為 陽 破 陰 ， 陰 破 陽 ， 故 四月 有 癸亥 ， 為 陰陽 交會 。 十月 丁巳 ， 為 陰陽 交會 。 言 未 破 癸 者 ， 即 是 未 與 丑 對 ， 而 近 癸 也 。 交會 惟 有 四月 、 十月 也 。 若 有 變 異 之 時 ， 十二月 皆 有 建 厭 對 配 之 義 也 。", "周 之 十二月 ， 夏 之 十月 ， 日 夏 體 正 應 在 析木 ， 而 在 星紀 何 ？ 據 此 月 中 有 十一月 節 ， 故 舉 言 之 。", "鄭 先師 以來 ， 皆 火 當 為 北 ， 當 黎 為 北正 。", "五星 之 期 ， 各 用 數 。 有 氣 者 ， 期 遠 而 禍 大 ； 無 氣 者 ， 期 近 而 禍 小 。 吳 越 以 夏周 之 孟夏 建卯 ， 仲夏 建辰 ， 木 用 事 之 時 ； 木 數 三 ， 木 用 事 則 歲星 ， 王 當 從 遠期 。 以 三 乘 十二 為 三十六 ， 歲星 復 其 所 ， 而 三十七 過 ， 其 次 而 歲星 去 矣 。 故 伐 越 亦 後 。 至 哀二十二年 ， 猶 三十八 年 。 冬 十一月 丁亥 ， 而 越 滅 吳 。 按 越 興 在 哀二十年 ， 吳 惡 未 周 ， 故 不 滅 也 。 天文 分野 ， 鬥 主 吳 ， 牽牛 主 越 。 此 年 歲星 在 牽牛 ， 故 吳 伐 之 凶 。", null], "marker": {"opacity": 0.5, "size": 5}, "mode": "markers+text", "name": "4_火_日_氣_越_東方", "text": ["", "", "", "", "", "", "", "", "", "", "4_火_日_氣_越_東方"], "textfont": {"size": 12}, "type": "scattergl", "x": [1.259, 0.9305, 0.8961, 1.109, 0.8134, 0.9768, 1.2, 1.019, 1.038, 1.264, 1.051], "y": [2.62, 2.482, 2.878, 2.835, 2.53, 2.819, 2.835, 2.895, 2.659, 2.947, 2.75]}, {"hoverinfo": "text", "hovertext": ["有 小泰山 ， 公玉帶 岐伯 令 黃帝 封 泰山 ， 即 此 山 也 。", "三辟 之 興 ， 皆 在 叔世 。 受 命 之 王 所 制 法度 ， 時 不 行 耳 。 世 末 政 衰 ， 隨 時 自 造 刑書 ， 不 合 大中 ， 故 叔向 譏 之 。 作 刑書 必 重 其 事 ， 故 以 聖人 之 號 以 神 其 書 耳 。", "《 曲禮 》 ‘ 已 孤 暴 貴 ， 不 為 父 作 諡 ’ 。 而 武王 即 位 ， 追 王 太王 、 王季 、 文王 ， 改 諡 爵 ， 何 也 ？ 周道 之 基 ， 隆 於 二 王 ， 功德 由 之 ， 王 跡 興 焉 。 凡 為 人父 ， 豈能 盡 賢 乎 ？ 若 夏 禹 、 殷 湯 ， 則 不 追 諡 矣 。 《 郊特牲 》 ‘ 死 而 諡 之 。 ’ 今 也 。 古 者 生 無 爵 ， 死 無 諡 。", "周 都 豐 鎬 ， 故 以 吳嶽 為 西嶽 。 周家 定 以 嶽山 為 西嶽 ， 不 數 崧高 。", "鄭 舊 俗 者 ， 若 晉 有 堯 之 遺風 、 先王 之 澤 ， 衛 有 康叔 餘烈 。", "凡 自 周 無 出 者 ， 周 無 放 臣 之 法 。 罪 大 者 刑 之 ， 小 則 宥 之 。", "鄭 鯀 非 誅 死 。 鯀 放 居 東裔 ， 至 死 不 得 反 於 朝 。 禹 乃 其 子 也 ， 以 有 聖功 ， 故 堯 興 之 。 若 以 為 殺 人 父 、 用 其 子 ， 而 舜 、 禹 何 以 忍 乎 ？ 而 《 尚書 》 ‘ 鯀 則 殛 死 ， 禹 乃 嗣 興 ’ 者 ， 箕子 見 武王 誅 紂 ， 今 與 己 言 ， 懼 其 意 有 慚 德 。 為 說 父 不 肖 則 罪 ， 子 賢 則 舉 之 ， 以 滿 武王 意 也 。", "子春 《 玉兆 》 帝顓頊 之 兆 ， 《 瓦兆 》 帝堯 之 兆 ， 《 原兆 》 有 周 之 兆” 者 ， 此 ， 並 下文 子春 《 連山 》 宓戲 ， 《 歸藏 》 黃帝 今 當 從 此 說 以 不 ？ 敢 杜子春 何 由 知 之 ？ 此 數 者 非 無 明文 ， 改 之 無 據 ， 故 著 子春 說 而已 ， 近師 皆 以為 夏 殷 周 。", null], "marker": {"opacity": 0.5, "size": 5}, "mode": "markers+text", "name": "5_死_禹_興_黃帝_罪", "text": ["", "", "", "", "", "", "", "", "5_死_禹_興_黃帝_罪"], "textfont": {"size": 12}, "type": "scattergl", "x": [2.852, 2.1, 2.26, 2.626, 2.13, 2.223, 2.433, 2.669, 2.412], "y": [-0.5001, -0.2494, 0.009702, -0.008678, -0.3429, -0.2948, -0.1079, -0.7361, -0.2788]}, {"hoverinfo": "text", "hovertext": ["豳 與 周原 不 能 為 東 西 ， 何 謂 ？ 豳 地 今 為 栒邑 縣 ， 在 廣山 北 、 沮水 西 ， 有 涇水 從 此 西南 行 ， 正東 乃 得 周 。 故 言 東 西 ， 岐山 在 長安 西北 四百 里 ， 豳 又 在 岐山 西北 四百 里 。", "钜鹿 ， 今 名 廣河澤 。", "漕邑 在 河南 。", "何 言 絕去 ？ 衛 在 東河 ， 涇 在 西河 ， 故 知 絕去 不 復 還 意 。", "謂 河 在 兗州 之 北 已 分 為 九河 ， 分 而 復 合 ， 於 大陸 之 北 又 分 為 九 ， 故 之 《 禹貢 》 ‘ 導 河 至 於 大陸 ， 又 北 播 為 九河 ’ 。 然則 大陸 以 南 ， 固 未 播 也 。 在 於 兗州 ， 安 得 有 九 ？ 至 於 何 時 ， 復 得 合 為 一 ， 然後 從 大陸 以 北 復 播 為 九 也 ？ 兗州 以 濟河 為 界 ， 河流 分 兗州 界 ， 文 自 明 矣 。 復 合 為 一 ， 乃 在 下頭 。 子 走 南北 ， 何 所 求 乎 ？ 觀 子 所 ， 似 徒 見 今 兗州 之 界 不 及 九河 ， 而 青州 、 冀州 分 之 ， 故 疑 之 耳 。 既 知 今 ， 亦 當 知 古 。", null], "marker": {"opacity": 0.5, "size": 5}, "mode": "markers+text", "name": "6_北_豳_分_西_界", "text": ["", "", "", "", "", "6_北_豳_分_西_界"], "textfont": {"size": 12}, "type": "scattergl", "x": [3.11, 3.28, 3.198, 3.262, 3.385, 3.247], "y": [0.04806, -0.0441, -0.04289, 0.2296, -0.1707, 0.004004]}, {"hoverinfo": "text", "hovertext": ["此 都邑 比 於 國 為 小 ， 故 筮 之 。 鄭 若 武王 遷 洛 、 盤庚 遷 殷 之 等 ， 則 卜 。 故 大卜 有 卜 大 遷 之 事 。", "以 此 ， 鄭 成王 崩 在 鎬京 ， 鎬京 宮室 因 文武 ， 更 不 改 作 ， 故 同 諸侯 之 制 ， 有 左 右 房 也 。", "《 祭法 》 大夫 立 三 廟 ， 考廟 、 王考廟 、 皇考廟 。 注 非 別子 ， 故 知 祖考 無 廟 。 商 《 王制 》 ‘ 大夫 三 廟 ， 一 昭 一 穆 ， 與 太祖 之 廟 而 三 ’ 。 注 太祖 別子 始 爵 者 ， 雖 非 別子 ， 始 爵 者 亦 然 。 二 者 不 知 所 定 。 鄭 《 祭法 》 ， 周 禮 。 《 王制 》 之 ， 或 以 夏 殷 雜 ， 不 合 周 制 。", "許氏 異義 駁 衛 孔悝 之 反 祏 有 主 者 ， 何 謂 也 ？ 禮 ， 大夫 無 主 ， 而 孔 獨 有 者 ， 或 時 末代 之 君 賜 之 ， 使 祀 其 所 出 之 君 也 。 諸侯 不 祀 天 ， 而 魯 郊 諸侯 不 祖 天子 ， 而 鄭 祖 厲王 ， 皆 時 君 之 賜 也 。", "《 禮志 》 遷 廟 者 ， 更 釁 其 廟 ， 而 移 故主 焉 。", null], "marker": {"opacity": 0.5, "size": 5}, "mode": "markers+text", "name": "7_遷_廟_賜_別子_鎬京", "text": ["", "", "", "", "", "7_遷_廟_賜_別子_鎬京"], "textfont": {"size": 12}, "type": "scattergl", "x": [1.615, 1.654, 1.543, 1.7, 1.406, 1.584], "y": [0.3356, 0.5313, 1.142, 0.9864, 0.8174, 0.7626]}, {"hoverinfo": "text", "hovertext": ["大裘 之 上 又 有 玄衣 ， 與 裘 同 色 ， 亦 是 無 文采 。", "鄭沖 《 小記 》 ‘ 諸侯 吊 必 皮弁 錫 衰 ’ ， 則 此 弁絰 之 衰 ， 亦 是 吊 服 也 。", "以 《 雜記 》 ， 大夫 冕 而 祭 於 公 ， 弁 而 祭 於 己 。 士 弁 而 祭 於 公 ， 冠 而 祭 於 己 。 是 為 三 命 以 下 齊 、 祭 異 冠 ， 何 但 四 命 以 上 也 ？ 觀 注 ， 似 若 但 施 於 己 祭 ， 不 可 通 之 也 。 鄭 齊 、 祭 謂 齊 時 一 冠 ， 祭 時 亦 一 冠 ， 四 命 乃 然 。 大夫 冕 ， 士 弁 而 祭 於 君 ， 齊 時 服 之 ， 祭 時 服 之 ， 何 以 亦 異 ？", "韎韋 之 不 注 ， 不 讀如 幅 。 注 ， 屬 也 。 幅 有 屬 者 ， 以 淺 赤韋 為 弁 ， 又 以 為 衣 ， 而 素裳 白舄 也 。", "《 司服 》 王后 之 六 [衣]服 之 制 ， 目 不 解 ， 請 圖 之 。 大裘 、 袞衣 、 鷩衣 、 毳衣 、 絺衣 、 玄衣 ， 此 六 [衣]服 皆 纁裳 赤舄 。 韋弁 衣 以 韎 ， 皮弁 衣 以 布 ， 此 二 弁 皆 素裳 白舄 。 冠弁服 黑衣 黑裳 而 黑舄 ， 冠弁 玄端 。 禕衣 玄舄 ， 首服 副 ， 從 王 見 先王 。 揄翟 青舄 ， 首服 副 ， 從 王 見 先公 。 闕翟 赤舄 ， 首服 副 ， 從 王 見 群 小祀 。 鞠衣 黃履 ， 首服 編 ， 以 告 桑 之 [衣]服 。 襢衣 白屨 ， 首服 編 ， 以 禮 見 王 之 [衣]服 。 褖衣 黑屨 ， 首服 次 ， 以 禦 於 王 之 [衣]服 。 后服 六 翟 ， 三 等 三 舄 ， 玄 、 青 、 赤 。 鞠衣 以 下 三 屨 ， 黃 、 白 、 黑 。 婦人 質 ， 不 殊 裳 ， 屨 、 舄 皆 同 裳 色 也 。 ”“ 三 狄 首服 副 。 副 ， 覆 也 ， 所 以 覆 首 為 之 飾 ， 其 遺象 若 今 步繇 矣 。 鞠衣 首服 編 。 編 ， 列發 為 之 ， 其 遺象 若 今 假紒 矣 。 展衣 、 禒衣 ， 首服 以 次第 發 長短 為 之 ， 所 謂 髪髢 。 若 燕 居 之 時 ， 則 亦 禒 衣 驪 笄總 而已 。 其 六 [衣]服 皆 以 素紗 為 裏 。", null], "marker": {"opacity": 0.5, "size": 5}, "mode": "markers+text", "name": "8_衣_服_冠_齊_祭", "text": ["", "", "", "", "", "8_衣_服_冠_齊_祭"], "textfont": {"size": 12}, "type": "scattergl", "x": [3.241, 3.247, 3.37, 3.37, 3.322, 3.31], "y": [2.353, 2.23, 2.169, 2.361, 2.321, 2.287]}, {"hoverinfo": "text", "hovertext": ["四時 治 兵 ， 王 自 出 。 《 禮記 》 天子 殺 則 下 大綏 ， 《 司馬 職 》 王 建 大常 ， 足 相 參正 。", "天子 巡守 ， 禮 無 六軍 之 文 。", "《 巾車 職 》 ‘ 建 大麾 以 田 ’ 。 注 ‘ 田 ， 四時 田 獵 ’ 。 商 按 《 大司馬 職 》 四時 皆 建 大常 。 今 又 建 大麾 以 田 何 ？ 麾 ， 夏 之 正色 。 雖 習 戰 ， 春夏 尚 生 ， 其 時 宜 入 兵 。 夏 本 不 以 兵 得 天下 ， 故 建 其 正色 以 春夏 田 。 秋冬 出 兵 之 時 ， 乃 建 大常 。", "《 巾車 職 》 ‘ 建 大白 以 即 戎 ’ 。 注 ‘ 謂 兵 事 ’ 。 《 司馬 職 》 ‘ 仲秋 辨 旗 物 以 治 兵 ， 王 載 大常 ’ ， 下 注 ‘ 凡 班 旗 物 ， 以 出 軍 之 旗 ， 則 如 秋 ’ 。 不 知 ‘ 大白 以 即 戎 ’ 為 何 時 。 白 者 ， 殷 之 正色 。 王 即 戎 者 ， 或 命 將 ， 或 勞 師 ， 不 自 親 將 ， 故 建 先王 之 正色 ， 異 於 親 自 將 也 。", null], "marker": {"opacity": 0.5, "size": 5}, "mode": "markers+text", "name": "9_兵_建_田_將_戎", "text": ["", "", "", "", "9_兵_建_田_將_戎"], "textfont": {"size": 12}, "type": "scattergl", "x": [0.5296, 0.7529, 0.4441, 0.5603, 0.5717], "y": [0.3779, 0.4559, 0.3083, 0.3991, 0.3853]}], "layout": {"annotations": [{"showarrow": false, "text": "D1", "x": 0.3775, "y": 0.3592, "yshift": 10}, {"showarrow": false, "text": "D2", "x": 2.859, "xshift": 10, "y": 3.389}], "height": 750, "shapes": [{"line": {"color": "#CFD8DC", "width": 2}, "type": "line", "x0": 2.859, "x1": 2.859, "y0": -2.67, "y1": 3.389}, {"line": {"color": "#9E9E9E", "width": 2}, "type": "line", "x0": 0.3775, "x1": 5.34, "y0": 0.3592, "y1": 0.3592}], "title": {"font": {"color": "Black", "size": 22}, "text": "<b>Documents and Topics</b>", "x": 0.5, "xanchor": "center", "yanchor": "top"}, "width": 1200, "xaxis": {"visible": false}, "yaxis": {"visible": false}}}
